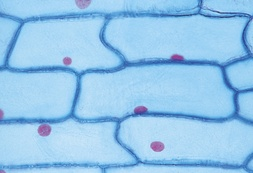
#> input picture Assignments/SMAI_Assignment_3/Q2/images/plant_cells_2.jpeg, 253 x 173 px, shrunk from 1480 x 1015 before the run, found by its file name; its folder holds 2 pictures in this run
$ jupyter execute --allow-errors GMM.ipynb   (shell and % lines are left out)
#> lines starting #> are read from the running program, lines starting #| are printed output that depends on the picture; after the words box and inside, x2 and y2 are one past the last pixel; in counts of white or black regions, pixels touching at a corner belong together
# SMAI Assignment - 3

## Question - `2` : Gaussian Mixture Models

| | |
|- | -|
| Course | Statistical Methods in AI |
| Release Date | `09.03.2023` |
| Due Date | `24.03.2023` |

Resources:
- https://youtu.be/qMTuMa86NzU
- https://youtu.be/ZBLyXgjBx3Q

Reference: https://scikit-learn.org/stable/modules/mixture.html

- A Gaussian mixture model is a probabilistic model that assumes all the data points are generated from a mixture of a finite number of Gaussian distributions with unknown parameters.
- One can think of mixture models as generalizing k-means clustering to incorporate information about the covariance structure of the data as well as the centers of the latent Gaussians.

There are, however, a couple of advantages to using Gaussian mixture models over k-means.
- k-means does not account for variance(width of the bell shape curve). In multiple dimensions, covariance matrix determines the shape of the distribution.
- K-means performs hard classification whereas GMM performs soft classification, i.e. in k-means, data point is deterministically assigned to one and only one cluster, but in reality there may be overlapping between the cluster GMM provide us the probabilities of the data point belonging to each of the possible clusters.

[cell 1]
import os
import numpy as np
import matplotlib.pyplot as plt

import cv2
from scipy.stats import multivariate_normal

from sklearn.cluster import KMeans

[cell 2]
def plot_rgb(img, figsize=None, title=None, xlabel=None, ylabel=None, interpolation=None, save=False, save_name=None):
    eps = 0.0001

    img = img.astype(np.float64)
    img = (img - np.min(img)) / (np.max(img) - np.min(img) + eps)

    fig = plt.figure(num=None, figsize=figsize, dpi=100)
    fig.tight_layout()

    if interpolation != None:
        plt.imshow(img, interpolation = interpolation)
    else:
        plt.imshow(img)

    plt.title(title)
    plt.xlabel(xlabel)
    plt.ylabel(ylabel)
    # plt.axis('off')

    if save:
        if save_name is None:
            save_name = title

        # plt.imsave(f'../imgs/{save_name}.png', img)
        plt.savefig(f'../results/{save_name}.png', bbox_inches='tight')

    plt.show()
    plt.close(fig)

# GMM Implementation

- The main difficulty in learning Gaussian mixture models from unlabeled data is that one usually doesn’t know which points came from which latent component (if one has access to this information it gets very easy to fit a separate Gaussian distribution to each set of points).
- Expectation-maximization (EM) is a well-founded statistical algorithm to get around this problem. (EM) algorithm is an iterative method to find (local) maximum likelihood or maximum a posteriori (MAP) estimates of parameters in statistical models, where the model depends on unobserved latent variables.
- The EM iteration alternates between performing an expectation (E) step, which creates a function for the expectation of the log-likelihood evaluated using the current estimate for the parameters, and a maximization (M) step, which computes parameters maximizing the expected log-likelihood found on the E step. These parameter-estimates are then used to determine the distribution of the latent variables in the next E step.
-  Repeating this process is guaranteed to always converge to a local optimum.

is information it gets very easy to fit a separate Gaussian distribution to each set of points).
- Expectation-maximization (EM) is a well-founded statistical algorithm to get around this problem. (EM) algorithm is an iterative method to find (local) maximum likelihood or maximum a posteriori (MAP) estimates of parameters in statistical models, where the model depends on unobserved latent variables.
- The EM iteration alternates between performing an expectation (E) step, which creates a function for the expectation of the log-likelihood evaluated using the current estimate for the parameters, and a maximization (M) step, which computes parameters maximizing the expected log-likelihood found on the E step. These parameter-estimates are then used to determine the distribution of the latent variables in the next E step.
-  Repeating this process is guaranteed to always converge to a local optimum.

Some details:
- The choice of initialization is left upto you:
    - You can use `sklearn` libraries to assist you in initializing the means (eg. KMeans, Random, etc.)
- Try to implement GMMs using Multi-variate Gaussian Distributions, the following tasks in the assignment are possible to implement using the Univariate version too but it might be bit inaccurate as explained below.
    - To clarify further, we could treat each pixel in our RGB image as our data point with [R, G, B] channels as the dimensions to the Multi-variate data point, and we would easily get predictions for each pixel location using Multi-variate approach.
    - Or, we could treat every single value in the given RGB image as a data point independent of what channel the belong to and consider them as Uni-variate data point, and get prediction using the Uni-variate approach.
    But this affects our prediction, since we can't simply make per pixel predtions anymore, because for every pixel location we would now have 3 different predictions.
    - To get around this, you could convert your image to Grayscale and then we would only have one channel/value corresponding to each pixel location, which would now allow us to use the Uni-variate approach for prediction, but this also means loss in information which would affect our quality of predictions.
    - Try to have a class based implementation of GMM, this would really help you in Background Subtraction task. You can get some general ideas on how to structure your class by looking at `sklearn.mixture.GaussianMixture` documentation and source code.

[cell 3]
"""
This is a *very rough* template of how you *could* go about implementing your GMM class.
And you are *strongly suggested* to make changes and add methods accordingly.

Note that this is *NOT a requirement*, it's just a suggestion that you should follow Class based  implementation as it might help later.
But as long as your code works, it doesn't matter if have this type of implementation or not.
"""

class GMM(object):
    def __init__(self, n_components=1, tol=1e-3, max_iter=100):
        self.n_components=n_components
        self.tol=tol
        self.max_iter=max_iter
        self.covariance_matrixes=None
        self.phi=None
        self.mean_vector=None
        self.weights=None

    def initialize_params(self, X, kmeans=False,cov=None):
        # n: number of samples,m: number of features
        n,m=X.shape
        # weights List has fraction of the dataset for every cluster.
        self.phi = np.full(shape=self.n_components, fill_value=1/self.n_components)
        self.weights = np.full( shape=X.shape, fill_value=1/self.n_components)

        # Spliting the data into n sub-sets
        n_X = np.array_split(X, self.n_components)
        if kmeans:
            kmeans = KMeans(n_clusters=self.n_components).fit(X)
            self.mean_vector = kmeans.cluster_centers_
        else:
            self.mean_vector = [np.mean(x, axis=0) for x in n_X]

        if cov == None:
            self.covariance_matrixes = [np.cov(x.T) for x in n_X]
        else:
            self.covariance_matrixes = cov
    def E_step(self, X):
        # updating weights .
        self.weights = self.predict_probability(X)
        # updating phi holding mean_vector and covariance_matrixes constant.
        self.phi = self.weights.mean(axis=0)

    def M_step(self, X):
        # updating mean_vector and covariance_matrixes holding phi and weights constant
        for i in range(self.n_components):
            #weight.
            w = self.weights[:, [i]]
            #Total weight.
            tot_w = w.sum()
            if tot_w == 0:
                self.mean_vector[i] = self.mean_vector[i]
                self.covariance_matrixes[i] = self.covariance_matrixes[i]
            else:
                self.mean_vector[i] = (X * w).sum(axis=0) / tot_w
                self.covariance_matrixes[i] = np.cov(X.T, aweights=(w/tot_w).flatten(), bias=True)

    def fit(self, X, y=None,cov=None):
#         print(cov,"fit")
        self.initialize_params(X,cov=cov)
        for itr in range(self.max_iter):
            self.E_step(X)
            self.M_step(X)
    def predict(self, X):
        #weights..
        w = self.predict_probability(X)
        # returns indices of  maximum values  along axis
        pred = np.argmax(w, axis=1)
        return pred

    def predict_probability(self,X):
        like_lihood = np.zeros( (X.shape[0], self.n_components) )
        for i in range(self.n_components):
            covariance=self.covariance_matrixes[i]+ 1e-6 * np.eye(self.covariance_matrixes[i].shape[0])
            like_lihood[:,i] = multivariate_normal.pdf(X,self.mean_vector[i],covariance,allow_singular=True)
#             like_lihood[:,i] = multivariate_normal(mean=self.mean_vector[i], cov=self.covariance_matrixes[i]).pdf(X)
        num = like_lihood * self.phi
        weights =(like_lihood * self.phi)/ (num.sum(axis=1)[:, np.newaxis])
        weights = np.nan_to_num(weights)
        return weights
    def get_means(self):
        return self.mean_vector
    def get_weights(self):
        return self.phi

# Semantic Segmentation

- Semantic segmentation, or image segmentation, is the task of clustering parts of an image together which belong to the same object class.
- It is a form of pixel-level prediction because each pixel in an image is classified according to a category.

(Note: The label texts on the image are not part of the expected output)

## Unsupervised

- One of the most popular and unsupervised way to perform Semantic Segmentation on unlabelled data is clustering
- In this section we are going to compare different clustering methods by selecting different number of components for each and visualizing.
- We can treat our Image as a distribution in the RGB space (or Grayscale/Intensity depending on your approach) and each pixel would act as a data point for the distribution.
- Using GMMs we would learn the nature of the distribution.
- Similar to K-Means we would assign the label to each pixel based on the weighted log-probabilities with each Gaussian.

[cell 4]
source_folder = './images'
img_name = 'plant_cells_2.jpeg'

img_path = f'{source_folder}/{img_name}'

[cell 5]
test_img = cv2.imread(img_path)
#> test_img is the input picture: shape (173, 253, 3); mean B, G, R 235.3, 198.4, 148.3
test_img = cv2.cvtColor(test_img, cv2.COLOR_BGR2RGB)

plot_rgb(test_img, figsize=(5, 5))

## Fit your GMM Model to the Image
- Fit the given image to your GMM model for different number of `components` / `clusters` / `gaussians`. (At least 3)
- You could also use different images from the `images` folder, but make sure to use that image for visualizations and predictions.

[cell 6]
n_components=range(1,5)

X = np.reshape(test_img, (-1, 3))

labels_comp=[]
for n in n_components:
    gmm = GMM(n_components=n,max_iter=100)
    gmm.fit(X)
    labels = gmm.predict(X)
    labels_comp.append(labels)
#> this loop made 4 passes
#> after the loop, labels_comp = 4 items

[cell 7]
X.shape
#> Out = (43769, 3)

[cell 8]
#Reshape image in previous shape
for labels,n in zip(labels_comp,n_components):
    print("for no of components : ",n)
    label_img = np.reshape(labels, (test_img.shape[0], test_img.shape[1]))
    plot_rgb(label_img, figsize=(5, 5))
#> this loop made 4 passes
#| for no of components :  1
#| for no of components :  2
#| for no of components :  3
#| for no of components :  4
#> pass 2, `label_img = np.reshape(labels, (test_img.shape[0], test_img.shape[1]))`:
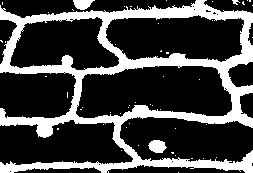
#> label_img: shape (173, 253) int64; values 0 (black) and 1 (white), 26.1% white; 51 white regions (47 under 20 px), largest, box (x1, y1, x2, y2) and area: (0, 0, 253, 173) 10980, (148, 140, 167, 153) 181, (73, 0, 95, 10) 151, (232, 0, 240, 5) 22
#> after the loop:
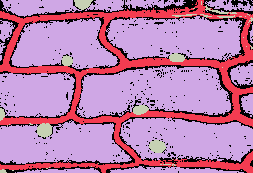
#> label_img: shape (173, 253) int64; 4 distinct labels, from 0 to 3; one colour per label, 0 black

## Predict and Visualize Segmented Maps

- Based on your fitted model, predict the label for each pixel
    - Here, by label we mean which `gaussian` / `component` the pixel belongs to.
- Below you have been given a reference code for plotting segmentation maps. You can implement your own function, but just make sure segmented maps are clearly visible and distinct.
- You are expected to visualize the segmentation maps for multiple values of `components` and observe the differences (at least 3)

[cell 9]
def plot_seg(img, figsize=None, cmap=None, title=None, xlabel=None, ylabel=None, save=False, save_name=None):
    """
    Funciton for Plotting Segmentation Maps.
    Expected Input: 2D Matrix of the size of the image containing just label values (1, 2, 3, ...) instead of [R, G, B] / Grayscale values.
    """
#> called with figsize = (3, 1), save = False

    img = np.copy(img)
    n_class = np.max(img) + 1 ## Could remove +1 depending on how you constructed segmented maps

    colors = []
    for i in range(n_class):
        colors.append(( np.random.randint(256), np.random.randint(256), np.random.randint(256)))

    colors = np.asarray(colors, dtype=np.uint8)


    fig = plt.figure(num=None, figsize=figsize, dpi=100, facecolor='w', edgecolor='k')
    fig.tight_layout()

    img = colors[img]

    plt.title(title)
    plt.xlabel(xlabel)
    plt.ylabel(ylabel)
    # plt.axis('off')

    if save:
        if save_name is None:
            save_name = title

        # plt.imsave(f'../imgs/{save_name}.png', img)
        plt.savefig(f'../results/{save_name}.png', bbox_inches='tight')

    plt.imshow(img, cmap=cmap)
    plt.show()
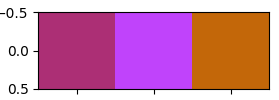
#> figure drawn by matplotlib, 1 panel

    plt.close(fig)

[cell 10]
"""
Testing out the function
"""

plot_seg([[0, 1, 2]], figsize=(3, 1))

[cell 11]
labels_comp

[cell 12]
"""
Visualize the segmentation maps using given helper function
"""
for labels,n in zip(labels_comp,n_components):
    print("for no of components : ",n)
    label_img = np.reshape(labels, (test_img.shape[0], test_img.shape[1]))
    plot_seg(label_img)
#> this loop made 4 passes
#> colors in plot_seg on passes 1 to 3: [[211, 21, 242]], [[36, 87, 70], [216, 88, 140]], [[58, 193, 230], [39, 87, 174], [88, 81, 165]]
#| for no of components :  1
#| for no of components :  2
#| for no of components :  3
#| for no of components :  4
#> pass 1, in plot_seg (call 2), `img = colors[img]`:
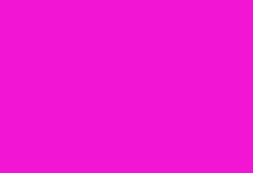
#> img: shape (173, 253, 3); mean of channels 0, 1, 2 211, 21, 242; drawn as B, G, R
#> pass 3, `label_img = np.reshape(labels, (test_img.shape[0], test_img.shape[1]))`:
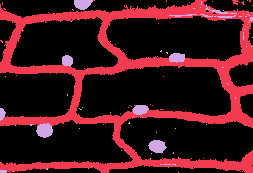
#> label_img: shape (173, 253) int64; 3 distinct labels, from 0 to 2; one colour per label, 0 black

## Use KMeans for Comparison

- Perform the same experiment with K-Mean Clustering using `sklearn.cluster.KMeans` and compare the result

[cell 13]
labels_kmeans=[]

from sklearn.cluster import KMeans
for n in n_components:
    kmeans_model = KMeans(n_clusters=n, init='k-means++', max_iter=100, tol=1e-3,n_init="auto")
    kmeans_model.fit(X)
    labels = kmeans_model.predict(X)
    labels_kmeans.append(labels)
#> after the loop, labels_kmeans = 4 items

[cell 14]
# comparing kmeans and gmm results..
for labels_gmm,labels_kmeans,n in zip(labels_comp,labels_kmeans,n_components):
    print("for no of components : ",n)
    print("GMM : ")
    label_img1 = np.reshape(labels_gmm, (test_img.shape[0], test_img.shape[1]))
    plot_seg(label_img1,figsize=(3,3))
    print("kmeans : ")
    label_img2 = np.reshape(labels_kmeans, (test_img.shape[0], test_img.shape[1]))
    plot_seg(label_img2,figsize=(3,3))
#> this loop made 4 passes
#| for no of components :  1
#| GMM :
#| kmeans :
#| for no of components :  2
#| GMM :
#| kmeans :
#| for no of components :  3
#| GMM :
#| kmeans :
#| for no of components :  4
#> (further printed lines are left out)
#> pass 1, in plot_seg (call 6), `img = colors[img]`:
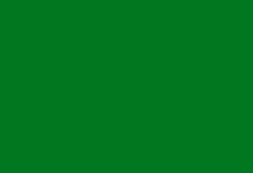
#> img: shape (173, 253, 3); mean of channels 0, 1, 2 31, 120, 1; drawn as B, G, R
#> pass 1, in plot_seg (call 7), `img = colors[img]`:
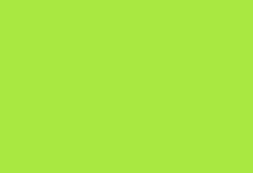
#> img: shape (173, 253, 3); mean of channels 0, 1, 2 65, 231, 169; drawn as B, G, R
#> pass 2, in plot_seg (call 8), `img = colors[img]`:
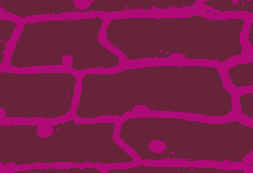
#> img: shape (173, 253, 3); mean of channels 0, 1, 2 73.2, 28.7, 120.8; drawn as B, G, R
#> pass 2, in plot_seg (call 9), `plt.show()`:
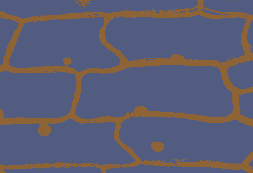
#> shown: shape (173, 253, 3); mean R, G, B 93, 92.5, 114.3
#> after the loop:
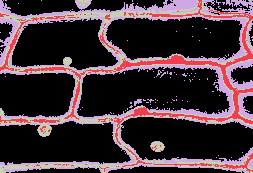
#> label_img2: shape (173, 253) int32; 4 distinct labels, from 0 to 3; one colour per label, 0 black

# Background Subtraction

- Foreground detection is one of the major tasks in the field of computer vision and image processing, whose aim is to detect changes in image sequences.
- Background subtraction is any technique which allows an image's foreground to be extracted for further processing (object recognition, etc.).

One of the most important applications of this is Foreground Detection on Highways for speeding vehicles.
Before the Deep Learning age, methods using GMMs were considered very effective in accurately detecting vehicles on highways.

In this question, you are required to extract the background image from a given set of training frames, and use the extracted background to display foreground objects in the test frames by subtracting that background image and then thresholding it accordingly. As you can see one of the drawbacks of simply doing this is that changing environments and lighting would severly affect this method, so we are also going to explore Adaptive GMM which takes care of such problems.

(Note: The Segmentation GIF show below is a reference for the expected output, and since it is extracted just from the test frames, it is not in sync with the full GIF given above, so don't be confused)

(Another Note: The Segmentation GIF displays everything that is not the background, i.e. foreground objects, in White, and not just the white cars.)

In this question, we are going to try different baselines to extract background from low resolution camera footage:

1. Frame Averaging:
    - Just take the average of every training frame, which gives us an approximate background image.

2. GMM Per Pixel:
    - We will maintain per pixel GMMs of 2 components, and then fit these GMMs considering every training from for its corresponding pixel.
    - And then use these GMMs to predict the pixel labels for every subsequent frame.
    - Hint: Most of the time, the Gaussian with the higher weight corresponds to the background.
    - Hint-2: We can implement this in a simpler way but with worse prediction results, you can extract a mean background image similar to (baseline - 1).
    To extract the Mean background image, we can assign values of the Means corresponding to the highest weighted Gaussian for each pixel.
    This method is much simpler to implement but, this could give worse results.

3. K-Means Per Pixel:
    - Similar approach to GMMs per pixel.

4. Adaptive GMM Per Pixel (Not part of the assignment):
    - We can update GMMs without fitting them for every subsequent frame.
    - The biggest advantage of this method is that it can be used in real time tracking and will also adapt to change in environments and lighting.
    - Note: This is not part of the assignment, only meant for enthusiasts who want to explore.

### Extracting Frames from videos

[cell 15]
import os

#to get the current working directory
directory = os.getcwd()

print(directory)

source_folder = 'videos'
video = 'traffic.gif'

source_path = f'./{source_folder}/{video}'
print(source_path)

[cell 16]
data_folder = 'frames'

frames_path = f"./{data_folder}/{video.rsplit('.', 1)[0]}"

### Loading Frames

[cell 17]
import glob

frames = []

for file_path in sorted(glob.glob(f'{frames_path}/*.png', recursive = False)):
    img = cv2.imread(file_path)
    img = cv2.cvtColor(img, cv2.COLOR_BGR2RGB)

    img = np.asarray(img, dtype=np.float64)
    img /= 255.0

    frames.append(img)

frames = np.asarray(frames, dtype=np.float64)

### Splitting the data

[cell 18]
from sklearn.model_selection import train_test_split

print(f'frame: {frames.shape}')

# train_frames, test_frames = train_test_split(frames, train_size=0.6, shuffle=True, random_state=1)
#> (the rest of this cell did not finish here and is left out)

## 1. Frame Averaging

### Extract Background Image from the training data

[cell 19]
"""
You code here
"""
def get_avg_img(frames):
    avg_image = np.average(frames , axis=0)
    return avg_image

[cell 20]
"""
Your code here
"""
#> (the rest of this cell did not finish here and is left out)

### Visualize

[cell 21]
"""
You code here
"""
def plot_image(img):
    plt.imshow(img, interpolation="nearest")
    plt.show()

[cell 22]
"""
Your code here
"""
#> (the rest of this cell did not finish here and is left out)

## 2. GMMs per pixel

### Create Set of GMMs for every pixel and fit them considering every training frame

#> (a cell that did not finish here is left out)

### Extract Background Image from the trained model

[cell 24]
# [10 lines of commented-out code are left out]

### Visualize

#> (a cell that did not finish here is left out)

## 3. Extracting Background using K-Means

- You can use `sklearn.cluster.KMeans` for this classification

### Create Set of K-Means for every pixel and fit them considering every training frame

[cell 26]
kmeans_s = KMeans(n_clusters=2, init='k-means++', max_iter=100, tol=1e-3,n_init="auto")

bg_images_kmeans = np.zeros(shape=(frames.shape[1:]))

#> (the rest of this cell did not finish here and is left out)

### Extract Background Image from the trained model

### Visualize

#> (a cell that did not finish here is left out)

## Test

- Test the model / approach with the training frames
- You may use any approach that you prefer to achieve background subtraction"
    - Using the corresponding background image extracted earlier. (Bit more efficient but worse visualization)
    - Having per pixel predictions for every subsequent frame using your model. (Less efficient but better visualization)
- You can use the helper functions given below to display and save frames as videos, feel free to change them accordingly.

### Displaying frames as videos

[cell 28]
def display_frames(frames, fps=10.0):
#> called with frames = array of shape (0,), fps = 10
    eps = 0.0001

    wait_time = int(1000 // fps)

    for frame in frames:
        frame = frame.astype(np.float64)
        frame = (frame - frame.min()) * 255 / (frame.max() - frame.min() + eps)
        frame = frame.astype(np.uint8)

        frame = cv2.cvtColor(frame, cv2.COLOR_RGB2BGR)

        cv2.imshow("video", frame)
        k = cv2.waitKey(wait_time)

        if k == ord('q'):
            print("Quitting...")
            break

    cv2.destroyAllWindows()
